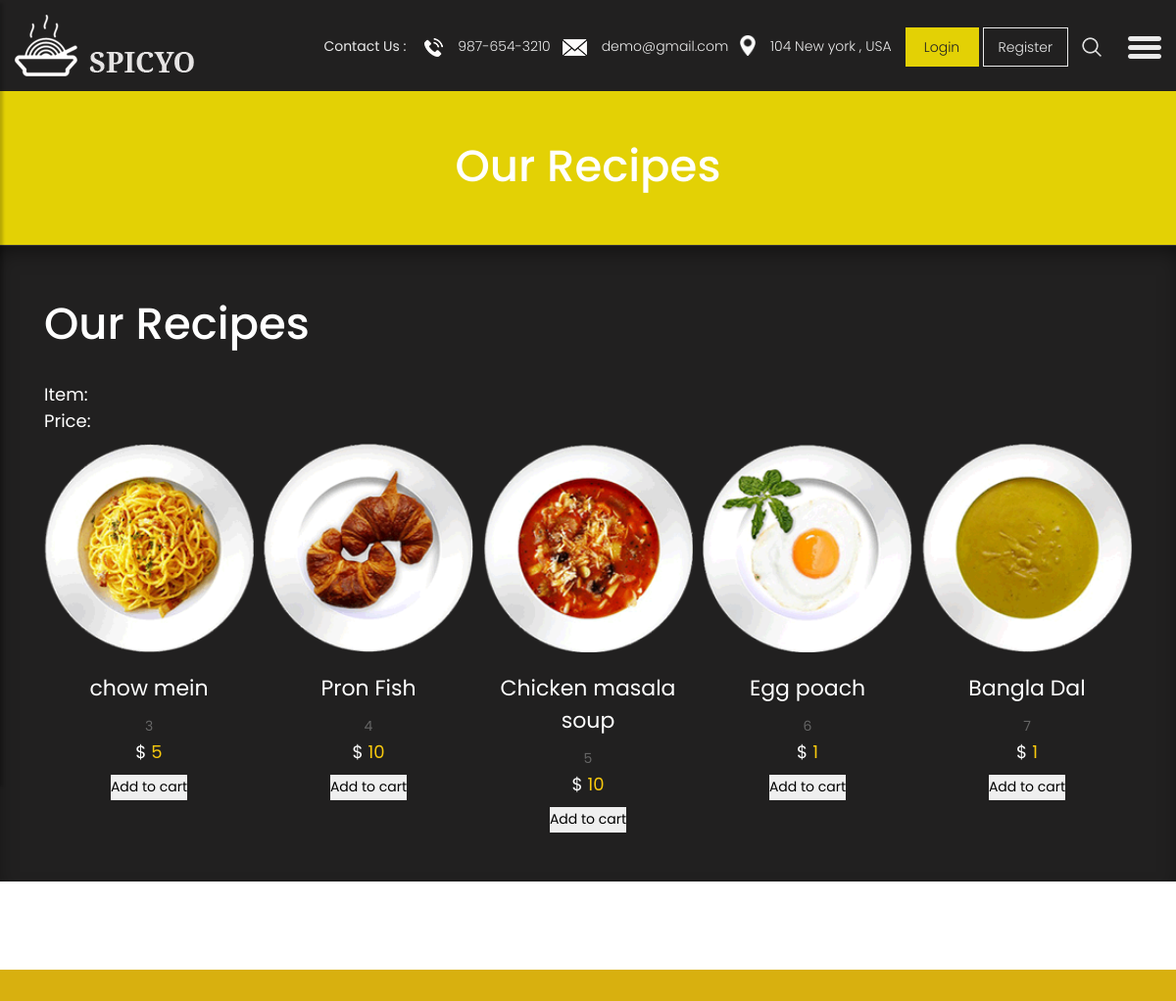
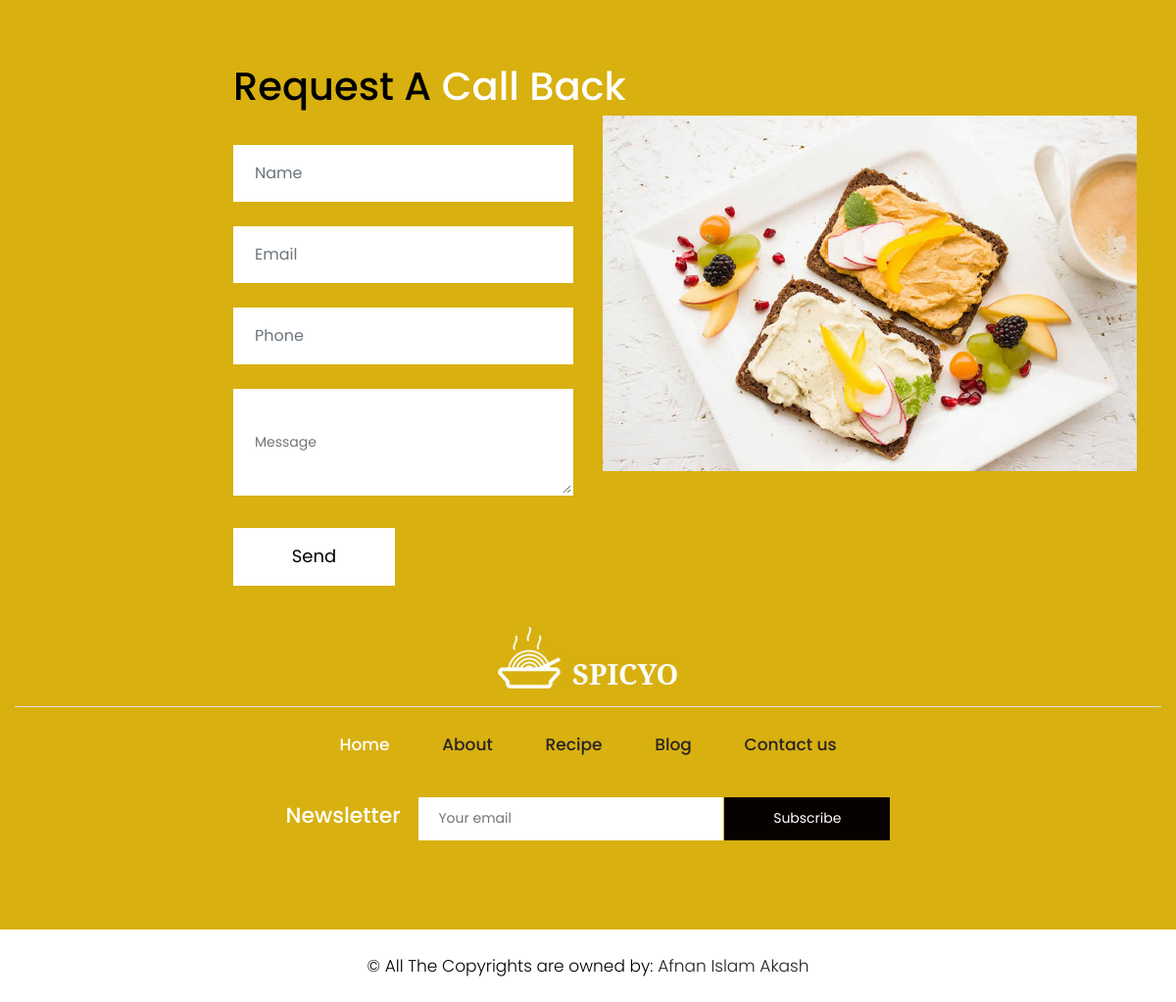
Screenshot of /recipe with the database file from the repository (2 pictures, top to bottom).
### shop/models.py (models this page shows, shortened)
class recipt(models.Model):
    name=models.CharField(max_length=50)
    img=models.ImageField(upload_to="static/rcp/")
    price=models.CharField(max_length=50)

### shop/views.py (the view)
# urls.py: path("recipe",views.recip,name="recipe"),
def recip(request):
    dish=recipt.objects.all()
    VAR={
        "rep":dish
    }
    return render(request,"recipe.html",VAR)

### shop/templates/recipe.html (shortened to what this page needs)
{% load static %}
<!DOCTYPE html>
<html lang="en">
<head>
    <link rel="stylesheet" href="{% static 'css/bootstrap.min.css' %}">
    <link rel="stylesheet" href="{% static 'css/owl.carousel.min.css' %}">
    <link rel="stylesheet" href="{% static 'css/style.css' %}">
    <link rel="stylesheet" href="{% static 'css/responsive.css' %}">
    <link rel="stylesheet" href="https://cdnjs.cloudflare.com/ajax/libs/font-awesome/4.7.0/css/font-awesome.min.css">
</head>
<body class="main-layout Recipes_page">
    <div class="wrapper">
        <div id="content">
            <header>
                <div class="container-fluid">
                    <div class="row">
                        <div class="col-md-3">
                            <div class="full">
                                <a class="logo" href="index.html"><img src="{% static 'images/logo.png' %}"
                                        alt="#" /></a>
                            </div>
                        </div>
                        <div class="col-md-9">
                            <div class="full">
                                <div class="right_header_info">
                                    <ul>
                                        <li class="dinone">Contact Us : <img
                                                style="margin-right: 15px;margin-left: 15px;"
                                                src="{% static 'images/phone_icon.png' %}" alt="#"><a
                                                href="#">987-654-3210</a></li>
                                        <li class="dinone"><img style="margin-right: 15px;"
                                                src="{% static ' images/mail_icon.png' %}" alt="#"><a
                                                href="#">demo@gmail.com</a></li>
                                        <li class="dinone"><img
                                                style="margin-right: 15px;height: 21px;position: relative;top: -2px;"
                                                src="{% static 'images/location_icon.png' %}" alt="#"><a href="#">104
                                                New york , USA</a></li>
                                        <li class="button_user"><a class="button active" href="#">Login</a><a
                                                class="button" href="#">Register</a></li>
                                        <li><img style="margin-right: 15px;" src="{% static 'images/search_icon.png' %}"
                                                alt="#"></li>
                                        <li>
                                            <button type="button" id="sidebarCollapse">
                                                <img src="{% static 'images/menu_icon.png' %}" alt="#">
                                            </button>
                                        </li>
                                    </ul>
                                </div>
                            </div>
                        </div>
                    </div>
                </div>
            </header>
            <div class="yellow_bg">
                <div class="container">
                    <div class="row">
                        <div class="col-md-12">
                            <div class="title">
                                <h2>Our Recipes</h2>
                            </div>
                        </div>
                    </div>
                </div>
            </div>
            <section class="resip_section">
                <div class="container">
                    <div class="row">
                        <div class="col-md-12">
                            <div class="ourheading">
                                <h2>Our Recipes</h2>
                                <h3 style="color:#fff">
                                    Item:<br>
                                    Price:
                                </h3>
                            </div>
                        </div>
                        <div class="container">
                            <div class="row">
                                <div class="col-md-12">
                                    <div class="owl-carousel owl-theme">
                                        {% for i in rep %}
                                        <div class="item">
                                            <div class="product_blog_img">
                                                <img src="{{i.img}}" alt="#" />
                                            </div>
                                            <div class="product_blog_cont">
                                                <h3>{{i.name}}</h3>
                                                <span>{{i.id}}</span>
                                                <h4> $<span class="theme_color"> {{i.price}} </span></h4>
                                                <button data-name="{{i.name}}" data-price="{{i.price}}"
                                                    data-id="{{i.id}}" id='cart'>Add to
                                                    cart
                                                </button>
                                            </div>
                                        </div>
                                        {% endfor %}
                                    </div>
                                </div>
                            </div>
                        </div>
                    </div>
                </div>
            </section>
            <fooetr>
                <div class="footer">
                    <div class="container-fluid">
                        <div class="row">
                            <div class=" col-md-12">
                                <h2>Request A<strong class="white"> Call Back</strong></h2>
                            </div>
                            <div class="col-xl-6 col-lg-6 col-md-6 col-sm-12">
                                <form class="main_form" method="POST" action="{% url 'contact' %}">
                                    <div class="row">
                                        <div class="col-xl-12 col-lg-12 col-md-12 col-sm-12">
                                            <input name="name" class="form-control" placeholder="Name" type="text">
                                        </div>
                                        <div class="col-xl-12 col-lg-12 col-md-12 col-sm-12">
                                            <input name="email" class="form-control" placeholder="Email" type="text">
                                        </div>
                                        <div class="col-xl-12 col-lg-12 col-md-12 col-sm-12">
                                            <input name="Phone" class="form-control" placeholder="Phone" type="text">
                                        </div>
                                        <div class="col-xl-12 col-lg-12 col-md-12 col-sm-12">
                                            <textarea name="message" class="textarea" placeholder="Message"
                                                type="text"></textarea>
                                        </div>
                                        <div class="col-xl-12 col-lg-12 col-md-12 col-sm-12">
                                            <button type="submit" class="send">Send</button>
                                        </div>
                                    </div>
                                </form>
                            </div>
                            <div class="col-xl-6 col-lg-6 col-md-6 col-sm-12">
                                <div class="img-box">
                                    <figure><img src="{% static 'images/img.jpg' %}" alt="img" /></figure>
                                </div>
                            </div>
                        </div>
                        <div class="row">
                            <div class="col-md-12">
                                <div class="footer_logo">
                                    <a href="index.html"><img src="{% static 'images/logo1.jpg' %}" alt="logo" /></a>
                                </div>
                            </div>
                            <div class="col-md-12">
                                <ul class="lik">
                                    <li class="active"> <a href="{% url 'home' %}">Home</a></li>
                                    <li> <a href="{% url 'about' %}">About</a></li>
                                    <li> <a href="{% url 'recipe' %}">Recipe</a></li>
                                    <li> <a href="{% url 'blog' %}">Blog</a></li>
                                    <li> <a href="{% url 'contact' %}">Contact us</a></li>
                                </ul>
                            </div>
                            <div class="col-md-12">
                                <div class="new">
                                    <h3>Newsletter</h3>
                                    <form class="newtetter" method="POST" action="{% url 'sub_mail' %}">
                                        <input class="tetter" placeholder="Your email" type="text" name="sub_mali">
                                        <button class="submit">Subscribe</button>
                                    </form>
                                </div>
                            </div>
                        </div>
                    </div>
                    <div class="copyright">
                        <div class="container">
                            <p>© All The Copyrights are owned by:<a href="https://afnanislamakash.me/"> Afnan Islam
                                    Akash</a></p>
                        </div>
                    </div>
                </div>
            </fooetr>
        </div>
    </div>
</body>
</html>

### static/css/responsive.css (style rules this page uses)
@media (min-width: 1200px) and (max-width: 1500px) { .right_header_info ul li { font-size: 14px; margin-left: 12px; } }

### rows the page displays
recipt: img (picture), name "chow mein", id "3", price "5"
recipt: img (picture), name "Pron Fish", id "4", price "10"
recipt: img (picture), name "Chicken masala soup", id "5", price "10"
recipt: img (picture), name "Egg poach", id "6", price "1"
recipt: img (picture), name "Bangla Dal", id "7", price "1"
